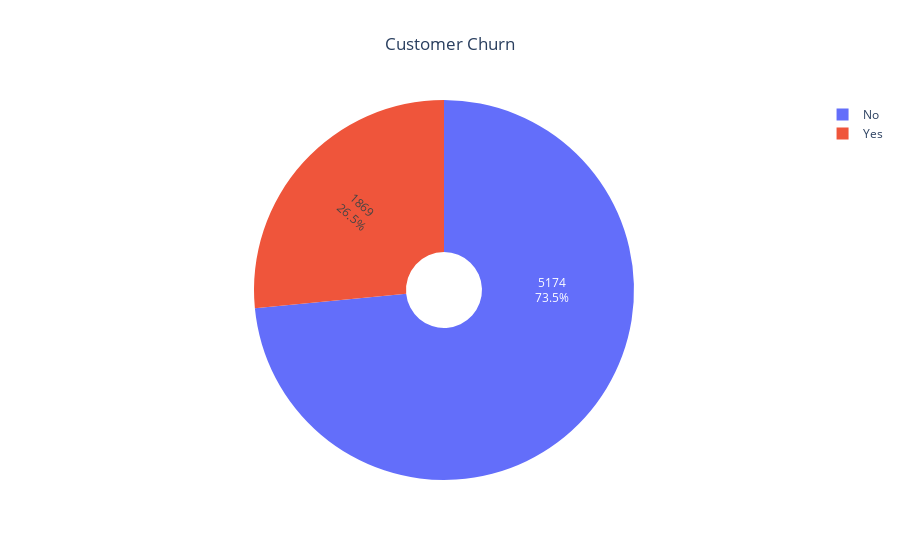

The notebook cell saved with this chart:
### Code cell
df_ch=df['Churn'].value_counts().to_frame().reset_index().rename(columns={'index':'Churn','Churn':'count'})
fig = go.Figure([go.Pie(labels=df_ch['Churn'], values=df_ch['count'],hole=0.2)])



fig.update_traces(hoverinfo='label+percent', textinfo='value+percent', textfont_size=12,insidetextorientation='radial')



fig.update_layout(title="Customer Churn",title_x=0.5)
fig.show()

### Figure 1 — Plotly figure (JSON) as saved in the notebook; plotly's stock layout.template omitted (floating-point values rounded to 4 significant figures)
{"data": [{"hole": 0.2, "hoverinfo": "label+percent", "insidetextorientation": "radial", "labels": ["No", "Yes"], "textfont": {"size": 12}, "textinfo": "value+percent", "type": "pie", "values": [5174, 1869]}], "layout": {"title": {"text": "Customer Churn", "x": 0.5}}}
